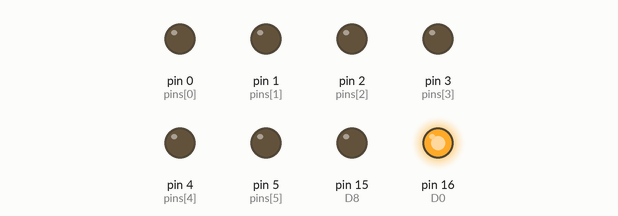
Bench run of a sketch on a simulated Arduino Uno, built with avr-gcc and run on an emulated ATmega328P. On the bench: output pins drawn as LEDs (lit = HIGH). Pins used as bus, display or sensor lines are not drawn.

Above: at 0.05 s.
At 0.65 s:
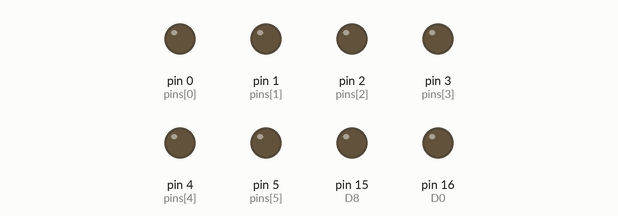
At 1.05 s:
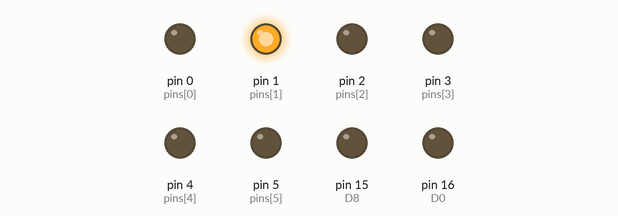
At 1.45 s:
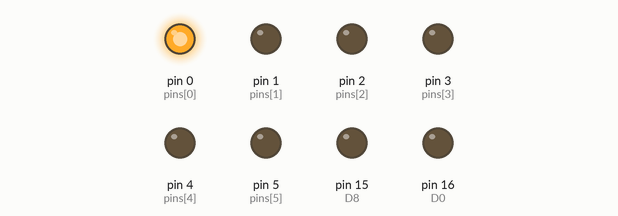
At 2.05 s:
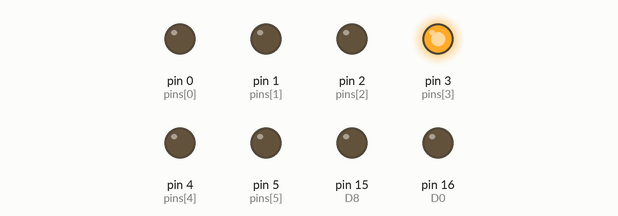
At 2.65 s:
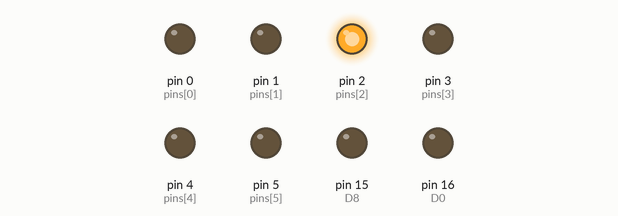
Timing chart, 0 to 3.0 s (numbered marks = the images above):
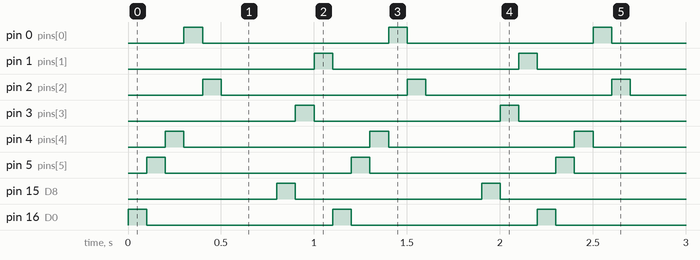

The sketch:

esp-light-runner.ino
```cpp
#define D0 16
#define D1 5
#define D2 4
#define D3 0
#define D4 2
#define D5 14
#define D6 12
#define D7 13
#define D8 15
#define D9 3
#define D10 1

int pins[] = { D0, D1, D2, D3, D4, D5, D6, D7, D8, D9, D10 };
int totalPins = 11;

void setup() {
  for(int i = 0; i < totalPins; i++) {
    pinMode(pins[i], OUTPUT);
  }
}

void loop() {
  long timeAlive = millis();
  int currentPin = (timeAlive / 100) % totalPins;

  for(int i = 0; i < totalPins; i++){
    digitalWrite(pins[i], i == currentPin ? HIGH : LOW);
  }
}
```

Measured:
- by itself, pin 0 (pins[0]), pin 1 (pins[1]), pin 2 (pins[2]), pin 3 (pins[3]), pin 4 (pins[4]), pin 5 (pins[5]), pin 15 (D8), pin 16 (D0): alternates HIGH for 0.10 s and LOW for 1.0 s
- by itself, everything shown: repeats every 1.1 s, in 9 steps
